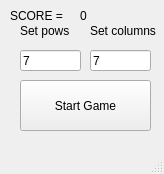
<?xml version="1.0" encoding="UTF-8"?>
<ui version="4.0">
 <class>Tetris</class>
 <widget class="QMainWindow" name="Tetris">
  <property name="geometry">
   <rect>
    <x>0</x>
    <y>0</y>
    <width>164</width>
    <height>174</height>
   </rect>
  </property>
  <property name="windowTitle">
   <string>Tetris</string>
  </property>
  <widget class="GameField" name="centralwidget">
   <property name="rowsNumber" stdset="0">
    <UInt>20</UInt>
   </property>
   <property name="columnsNumber" stdset="0">
    <UInt>10</UInt>
   </property>
   <widget class="QLabel" name="label">
    <property name="geometry">
     <rect>
      <x>20</x>
      <y>20</y>
      <width>81</width>
      <height>21</height>
     </rect>
    </property>
    <property name="text">
     <string>Set pows</string>
    </property>
   </widget>
   <widget class="QLabel" name="label_2">
    <property name="geometry">
     <rect>
      <x>90</x>
      <y>20</y>
      <width>81</width>
      <height>21</height>
     </rect>
    </property>
    <property name="text">
     <string>Set columns</string>
    </property>
   </widget>
   <widget class="QLineEdit" name="lineEdit">
    <property name="geometry">
     <rect>
      <x>20</x>
      <y>50</y>
      <width>61</width>
      <height>21</height>
     </rect>
    </property>
    <property name="text">
     <string>7</string>
    </property>
   </widget>
   <widget class="QLineEdit" name="lineEdit_2">
    <property name="geometry">
     <rect>
      <x>90</x>
      <y>50</y>
      <width>61</width>
      <height>21</height>
     </rect>
    </property>
    <property name="text">
     <string>7</string>
    </property>
   </widget>
   <widget class="QPushButton" name="pushButton">
    <property name="geometry">
     <rect>
      <x>20</x>
      <y>80</y>
      <width>131</width>
      <height>51</height>
     </rect>
    </property>
    <property name="text">
     <string>Start Game</string>
    </property>
   </widget>
   <widget class="QLabel" name="label_3">
    <property name="geometry">
     <rect>
      <x>10</x>
      <y>0</y>
      <width>81</width>
      <height>31</height>
     </rect>
    </property>
    <property name="text">
     <string>SCORE =</string>
    </property>
   </widget>
   <widget class="QLabel" name="label_4">
    <property name="geometry">
     <rect>
      <x>80</x>
      <y>0</y>
      <width>81</width>
      <height>31</height>
     </rect>
    </property>
    <property name="text">
     <string>0</string>
    </property>
   </widget>
  </widget>
  <widget class="QMenuBar" name="menubar">
   <property name="geometry">
    <rect>
     <x>0</x>
     <y>0</y>
     <width>164</width>
     <height>21</height>
    </rect>
   </property>
  </widget>
  <widget class="QStatusBar" name="statusbar"/>
 </widget>
 <customwidgets>
  <customwidget>
   <class>GameField</class>
   <extends>QWidget</extends>
   <header>gamefield.h</header>
   <container>1</container>
  </customwidget>
 </customwidgets>
 <resources/>
 <connections/>
</ui>
